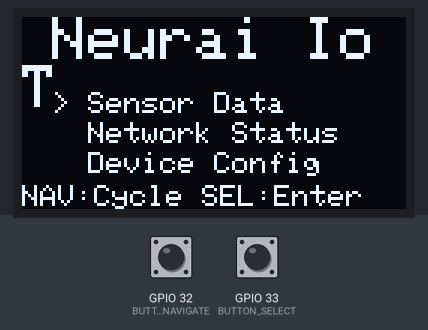
The sketch below on a simulated ESP32. On the bench: 128×64 one-colour display. The inputs (shaded band) are chosen by the test bench; at power-on: GPIO 32 (BUTTON_NAVIGATE) HIGH, GPIO 33 (BUTTON_SELECT) HIGH. Random numbers use the default seed unless the sketch sets one; what the sketch prints to the serial monitor is not drawn.

Above: at 1.2 s.
1.3 s: GPIO 32 (BUTTON_NAVIGATE) pulled LOW for 1 s
At 2.6 s:
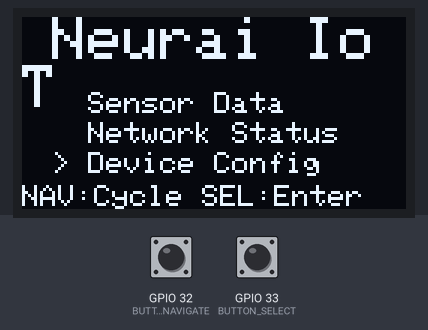
3.8 s: GPIO 33 (BUTTON_SELECT) pulled LOW for 3.2 s
At 7.5 s:
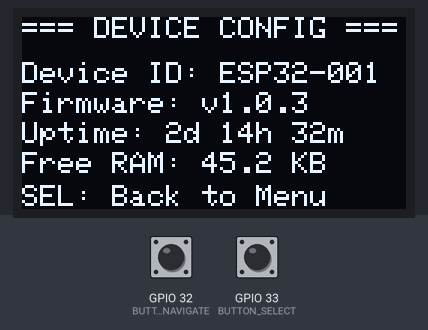
8.5 s: GPIO 33 (BUTTON_SELECT) pulled LOW for 0.15 s
At 9.1 s:
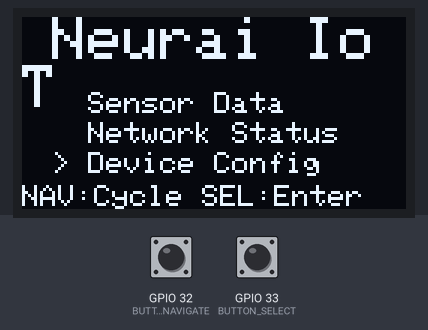
10.1 s: GPIO 33 (BUTTON_SELECT) pulled LOW for 1 s
At 11.9 s:
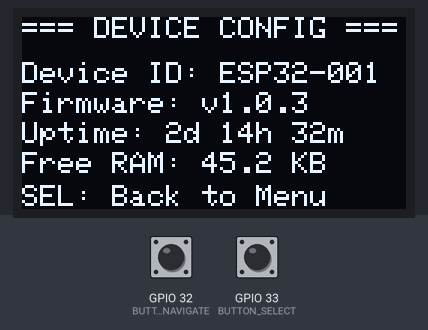
12.6 s: GPIO 32 (BUTTON_NAVIGATE) driven LOW and GPIO 33 (BUTTON_SELECT) driven LOW
At 12.95 s:
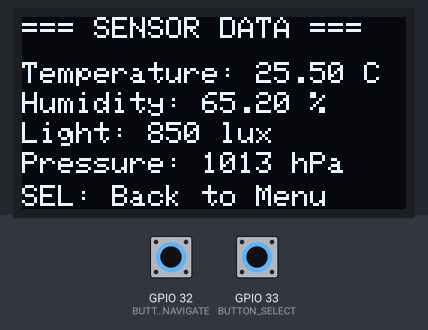
Timing chart, 0 to 15.6 s (numbered marks = the images above; inputs shaded):
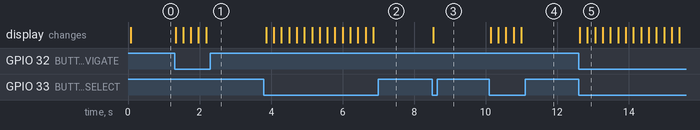

Measured:
- after the input at 1.3 s, the display: first changes at once (image 1 shows a later state)
- after the input at 3.8 s, the display: changes after 0.06 s (image 2)
- after the input at 8.5 s, the display: changes at once (image 3)
- after the input at 10.1 s, the display: changes at once (image 4)
- after the input at 12.6 s, the display: first changes at once (image 5 shows a later state)

The sketch:

rotate_menu.ino
```cpp
#include <Wire.h>
#include <Adafruit_GFX.h>
#include <Adafruit_SSD1306.h>

// OLED display configuration
#define SCREEN_WIDTH 128
#define SCREEN_HEIGHT 64
#define OLED_RESET -1
#define SCREEN_ADDRESS 0x3C

// Button pins
#define BUTTON_NAVIGATE 32  // Button to navigate through menu
#define BUTTON_SELECT 33    // Button to select/enter

// Create display object
Adafruit_SSD1306 display(SCREEN_WIDTH, SCREEN_HEIGHT, &Wire, OLED_RESET);

// Menu states
enum MenuState {
  MAIN_MENU,
  SENSOR_DATA,
  NETWORK_STATUS,
  DEVICE_CONFIG
};

// Current menu state
MenuState currentState = MAIN_MENU;
int menuSelection = 0;
int maxMenuItems = 3;

// Button debounce variables
unsigned long lastNavPress = 0;
unsigned long lastSelPress = 0;
const unsigned long debounceDelay = 200;

// Demo data for submenus
float temperature = 25.5;
float humidity = 65.2;
bool wifiConnected = true;
String deviceID = "ESP32-001";

void setup() {
  Serial.begin(115200);

  // Initialize buttons
  pinMode(BUTTON_NAVIGATE, INPUT_PULLUP);
  pinMode(BUTTON_SELECT, INPUT_PULLUP);

  // Initialize OLED display
  if(!display.begin(SSD1306_SWITCHCAPVCC, SCREEN_ADDRESS)) {
    Serial.println(F("SSD1306 allocation failed"));
    for(;;);
  }

  // Clear display buffer
  display.clearDisplay();
  display.display();

  // Set text properties
  display.setTextSize(1);
  display.setTextColor(WHITE);

  Serial.println("Neurai IoT Menu System Started");
}

void loop() {
  // Handle button inputs
  handleButtons();

  // Update display based on current state
  updateDisplay();

  delay(10);
}

void handleButtons() {
  // Navigate button - cycles through menu items
  if (digitalRead(BUTTON_NAVIGATE) == LOW) {
    if (millis() - lastNavPress > debounceDelay) {
      lastNavPress = millis();

      if (currentState == MAIN_MENU) {
        menuSelection++;
        if (menuSelection >= maxMenuItems) {
          menuSelection = 0;  // Cycle back to first item
        }
      }
    }
  }

  // Select button - enters menu item or goes back
  if (digitalRead(BUTTON_SELECT) == LOW) {
    if (millis() - lastSelPress > debounceDelay) {
      lastSelPress = millis();

      handleSelection();
    }
  }
}

void handleSelection() {
  switch (currentState) {
    case MAIN_MENU:
      // Enter selected submenu
      switch (menuSelection) {
        case 0:
          currentState = SENSOR_DATA;
          break;
        case 1:
          currentState = NETWORK_STATUS;
          break;
        case 2:
          currentState = DEVICE_CONFIG;
          break;
      }
      break;

    case SENSOR_DATA:
    case NETWORK_STATUS:
    case DEVICE_CONFIG:
      // Go back to main menu
      currentState = MAIN_MENU;
      break;
  }
}

void updateDisplay() {
  display.clearDisplay();

  switch (currentState) {
    case MAIN_MENU:
      drawMainMenu();
      break;
    case SENSOR_DATA:
      drawSensorData();
      break;
    case NETWORK_STATUS:
      drawNetworkStatus();
      break;
    case DEVICE_CONFIG:
      drawDeviceConfig();
      break;
  }

  display.display();
}

void drawMainMenu() {
  // Draw title
  display.setTextSize(2);
  display.setCursor(10, 0);
  display.print("Neurai IoT");

  // Draw menu items
  display.setTextSize(1);

  // Option 1: Sensor Data
  display.setCursor(10, 25);
  if (menuSelection == 0) display.print("> ");
  else display.print("  ");
  display.print("Sensor Data");

  // Option 2: Network Status
  display.setCursor(10, 35);
  if (menuSelection == 1) display.print("> ");
  else display.print("  ");
  display.print("Network Status");

  // Option 3: Device Config
  display.setCursor(10, 45);
  if (menuSelection == 2) display.print("> ");
  else display.print("  ");
  display.print("Device Config");

  // Instructions
  display.setTextSize(1);
  display.setCursor(0, 56);
  display.print("NAV:Cycle SEL:Enter");
}

void drawSensorData() {
  // Title
  display.setTextSize(1);
  display.setCursor(0, 0);
  display.print("=== SENSOR DATA ===");

  // Sensor readings
  display.setCursor(0, 15);
  display.print("Temperature: ");
  display.print(temperature);
  display.print(" C");

  display.setCursor(0, 25);
  display.print("Humidity: ");
  display.print(humidity);
  display.print(" %");

  display.setCursor(0, 35);
  display.print("Light: ");
  display.print("850 lux");

  display.setCursor(0, 45);
  display.print("Pressure: ");
  display.print("1013 hPa");

  // Back option
  display.setCursor(0, 56);
  display.print("SEL: Back to Menu");
}

void drawNetworkStatus() {
  // Title
  display.setTextSize(1);
  display.setCursor(0, 0);
  display.print("=== NETWORK STATUS ===");

  // Network info
  display.setCursor(0, 15);
  display.print("WiFi: ");
  display.print(wifiConnected ? "Connected" : "Disconnected");

  display.setCursor(0, 25);
  display.print("SSID: Neurai_IoT");

  display.setCursor(0, 35);
  display.print("IP: 192.168.1.100");

  display.setCursor(0, 45);
  display.print("MQTT: Connected");

  // Back option
  display.setCursor(0, 56);
  display.print("SEL: Back to Menu");
}

void drawDeviceConfig() {
  // Title
  display.setTextSize(1);
  display.setCursor(0, 0);
  display.print("=== DEVICE CONFIG ===");

  // Device info
  display.setCursor(0, 15);
  display.print("Device ID: ");
  display.print(deviceID);

  display.setCursor(0, 25);
  display.print("Firmware: v1.0.3");

  display.setCursor(0, 35);
  display.print("Uptime: 2d 14h 32m");

  display.setCursor(0, 45);
  display.print("Free RAM: 45.2 KB");

  // Back option
  display.setCursor(0, 56);
  display.print("SEL: Back to Menu");
}

// Optional: Add function to update sensor data periodically
void updateSensorData() {
  // Simulate sensor readings with random variations
  temperature += random(-10, 11) / 10.0;
  humidity += random(-20, 21) / 10.0;

  // Keep values in reasonable ranges
  if (temperature < 20) temperature = 20;
  if (temperature > 30) temperature = 30;
  if (humidity < 40) humidity = 40;
  if (humidity > 80) humidity = 80;
}
```
